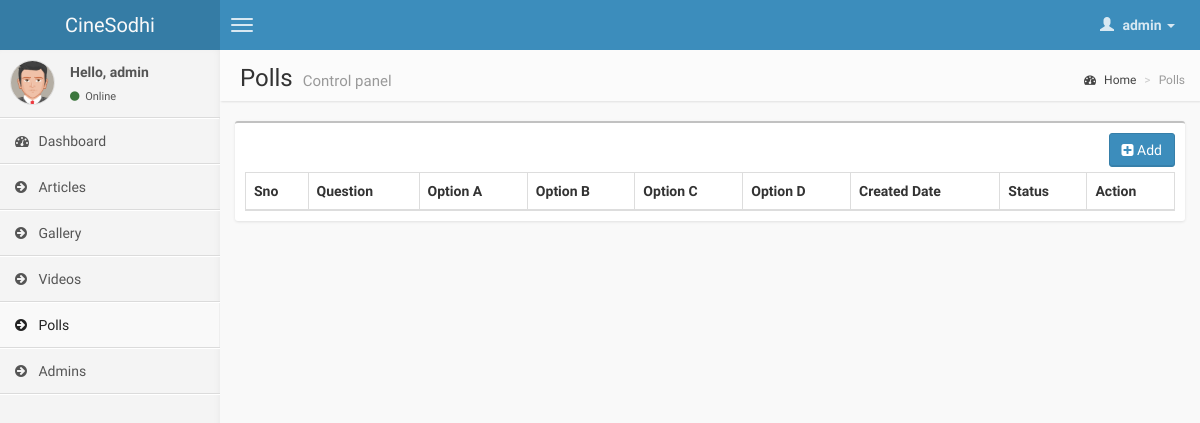
The app's page /admin/index.php?op=polls (signed in), older data.
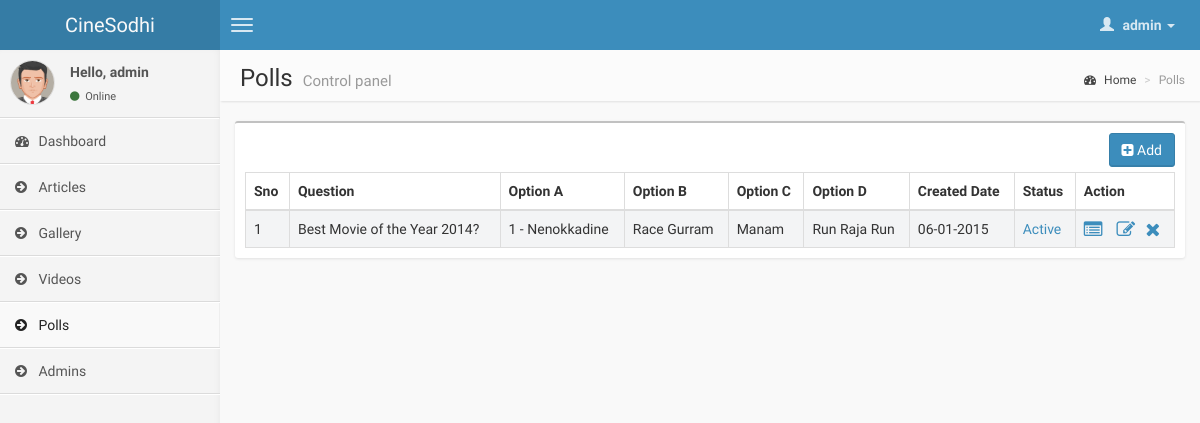
The same page, newer data.
### tables this page shows
CREATE TABLE IF NOT EXISTS `polls` (
  `id` int(11) NOT NULL AUTO_INCREMENT,
  `question` varchar(250) NOT NULL,
  `option1` varchar(150) NOT NULL,
  `option2` varchar(150) NOT NULL,
  `option3` varchar(150) NOT NULL,
  `option4` varchar(150) NOT NULL,
  `createddate` date NOT NULL,
  `status` tinyint(1) NOT NULL,
  PRIMARY KEY (`id`)
);

### admin/index.php (called while the page is built)
<?php
	include_once("../lib/config.php");
	include_once("includes/header.php");
	include_once("includes/body.php");
	include_once("includes/footer.php");
?>

### lib/config.php (called while the page is built, shortened)
<?php
include_once('Database.class.php');
$Database = new Database('localhost','root','','cinesodhi');
?>

### lib/Database.class.php (called while the page is built, shortened)
<?php
class Database {
var $query_id = 0;
function fetch_array($query_id=-1) {
	if ($query_id!=-1) {
		$this->query_id=$query_id;
	}
	if (isset($this->query_id)) {
		$record = @mysql_fetch_assoc($this->query_id);
	}else{
		$this->oops("Invalid query_id: <b>$this->query_id</b>. Records could not be fetched.");
	}
	return $record;
}
function fetch_values($Ed_sql)
{
	$Ed_res = mysql_query($Ed_sql);
	$out = array();
	while ($row = $this->fetch_array($Ed_res,$Ed_sql)){
		$out[] = $row;
	}
	return $out;
}
}
?>

### admin/includes/polls.php (the view, shortened to what this page needs)
<?php
if((isset($_GET['Action']))&&(($_GET['Action']=='Add')||($_GET['Action']=='Edit')))
{
  if(($_GET['Action']=='Edit')&&($_GET['pid']>0))
  {
	 $polls = $Database->fetch_values("select * from polls where id = '".$_GET['pid']."'");
	 $pollsData = array_shift($polls);
	 $heading = 'Edit Poll Details';
	 $buttonText = 'Save';
	 $question = $pollsData['question'];
	 $option1 = $pollsData['option1'];
	 $option2 = $pollsData['option2'];
	 $option3 = $pollsData['option3'];
	 $option4 = $pollsData['option4'];
  }
  else
  {
	$heading = 'Add Poll';
	$buttonText = 'Add';
	$question = '';
	$option1 = '';
	$option2 = '';
	$option3 = '';
	$option4 = '';
  }
?>
<div class="col-md-3">&nbsp;</div>
  <div class="col-md-6">
	<div class="box box-primary">
	<div class="box-header">
		<h3 class="box-title"><?php echo $heading;?></h3>
	</div>
	<?php
	  if(isset($_GET['error']))
	  {
	  ?>
	  <div class="alert alert-danger alert-dismissable">
		<i class="fa fa-ban"></i>
		<button aria-hidden="true" data-dismiss="alert" class="close" type="button">×</button>
		<b>Alert!</b>
		<?php
		if($_GET['error'] == "empty")
		{?>
			Fields Should not be Empty
		<?php
		}
		else if($_GET['error'] == "yes")
		{?>
			Error Occured While Saving, Please try again
		<?php
		}?>
	 </div>
	 <?php
	 }?>
	<form id="pollForm" action="index.php?op=polls" method="post"  role="form">
		<div class="box-body">
			<div class="form-group">
				<label for="exampleInputQuestion">Question</label>
				<input type="text" name="question" class="form-control" placeholder="Enter Question" value="<?php echo $question;?>" data-bv-notempty data-bv-notempty-message="Question is required">
			</div>
			<div class="form-group">
				<label for="exampleInputOption1">Option A</label>
				<input type="text" name="option1" class="form-control" placeholder="Enter Option A" value="<?php echo $option1;?>" data-bv-notempty data-bv-notempty-message="Option A is required">
			</div>
			<div class="form-group">
				<label for="exampleInputOption2">Option B</label>
				<input type="text" name="option2" class="form-control" placeholder="Enter Option B" value="<?php echo $option2;?>" data-bv-notempty data-bv-notempty-message="Option B is required">
			</div>
			<div class="form-group">
				<label for="exampleInputOption3">Option C</label>
				<input type="text" name="option3" class="form-control" placeholder="Enter Option C" value="<?php echo $option3;?>" data-bv-notempty data-bv-notempty-message="Option C is required">
			</div>
			<div class="form-group">
				<label for="exampleInputOption4">Option D</label>
				<input type="text" name="option4" class="form-control" placeholder="Enter Option D" value="<?php echo $option4;?>" data-bv-notempty data-bv-notempty-message="Option D is required">
			</div>
		</div>
		<div class="box-footer">
		    <?php
			if(($_GET['Action']=='Edit')&&($_GET['pid']>0))
			{?>
				<input type="hidden" readonly="true" name="Poll_id" value="<?php echo $_GET['pid'];?>" />
			<?php
			}?>
			<input type="submit" name="Submit" value="<?php echo $buttonText;?>" class="btn bg-olive btn-block">
		</div>
	</form>
	</div>
 </div>
 <div class="col-md-3">&nbsp;</div>
<?php }
else
{ ?>
	<div class="box">
	 <div class="box-body table-responsive">
	    <div class="col-md-12 padding-right-none margin-bottom-5">
		 <button id="addButton" class="btn btn-primary pull-right" title="Add Poll" data-placement="bottom" data-toggle="tooltip">
		 <i class="fa fa-plus-square"></i>&nbsp;Add</button>
		</div>
		<table id="pollsData" class="table table-bordered table-striped">
			<thead>
				<tr>
				  <th>Sno</th>
				  <th>Question</th>
				  <th>Option A</th>
				  <th>Option B</th>
				  <th>Option C</th>
				  <th>Option D</th>
				  <th>Created Date</th>
				  <th>Status</th>
				  <th>Action</th>
				</tr>
			</thead>
			<tbody>
			<?php
			 $polls =$Database->fetch_values("select * from polls ORDER BY id asc");
			 if(count($polls) > 0)
			 {
			    $i=1;
			    foreach($polls as $poll)
				{
					if($poll['status']==1)
					{
					  $status = 'Active';
					  $sval = 0;
					}
					else
					{
						$status = 'Inactive';
						$sval = 1;
					}
			 ?>
					<tr>
					  <td><?php echo $i;?></td>
					  <td><?php echo $poll['question'];?></td>
					  <td><?php echo $poll['option1'];?></td>
					  <td><?php echo $poll['option2'];?></td>
					  <td><?php echo $poll['option3'];?></td>
					  <td><?php echo $poll['option4'];?></td>
					  <td><?php echo date("d-m-Y",strtotime($poll['createddate']));?></td>
					  <td>
					    <a title="Change Status" data-placement="bottom" data-toggle="tooltip" href='index.php?op=polls&pid=<?=$poll['id']?>&status=<?php echo $sval;?>'>
					     <?php echo $status;?>
					     </a>
					  </td>
					  <td>
					  <a title="View Poll Results" data-placement="bottom" data-toggle="tooltip" href='index.php?op=poll_votes&pid=<?=$poll['id']?>'>
					    <i class="fa fa-list-alt fa-lg"></i>
					  </a>
					  <a title="Edit Poll" data-placement="bottom" data-toggle="tooltip" href='index.php?op=polls&Action=Edit&pid=<?=$poll['id']?>'>
					    <i class="fa fa-pencil-square-o fa-lg"></i>
					  </a>
					  <a title="Remove Poll" data-placement="bottom" data-toggle="tooltip" href='index.php?op=polls&Action=Delete&pid=<?=$poll['id']?>' onclick="return confirm('Are you sure')">
					    <i class="fa fa-times fa-lg"></i></a>
					   </td>
					</tr>
			 <?php
			    $i++;}
			 }
			 ?>
			</tbody>
        </table>
	 </div>
	</div>
<?php } ?>

### admin/includes/header.php (shortened to what this page needs)
<?php
include_once("../lib/config.php");
?>
<!DOCTYPE html>
<html>
    <head>
        <link href="template/css/bootstrap.min.css" rel="stylesheet" type="text/css" />
        <link href="template/css/font-awesome.min.css" rel="stylesheet" type="text/css" />
        <link href="template/css/ionicons.min.css" rel="stylesheet" type="text/css" />
        <link href="template/css/datepicker/datepicker3.css" rel="stylesheet" type="text/css" />
        <link href="template/css/daterangepicker/daterangepicker-bs3.css" rel="stylesheet" type="text/css" />
        <link href="template/css/bootstrap-wysihtml5/bootstrap3-wysihtml5.min.css" rel="stylesheet" type="text/css" />
        <link href="template/css/datatables/dataTables.bootstrap.css" rel="stylesheet" type="text/css" />
		<link href="template/js/plugins/bootstrapvalidator/css/bootstrapValidator.min.css" rel="stylesheet" type="text/css" />
        <link href="template/css/AdminLTE.css" rel="stylesheet" type="text/css" />
    </head>
    <body class="skin-blue">
        <header class="header">
            <a href="index.php?op=main" class="logo">
                CineSodhi
            </a>
            <nav class="navbar navbar-static-top" role="navigation">
                <a href="#" class="navbar-btn sidebar-toggle" data-toggle="offcanvas" role="button">
                    <span class="icon-bar"></span>
                    <span class="icon-bar"></span>
                    <span class="icon-bar"></span>
                </a>
                <div class="navbar-right">
                    <ul class="nav navbar-nav">
                        <li class="dropdown user user-menu">
                            <a href="#" class="dropdown-toggle" data-toggle="dropdown">
                                <i class="glyphicon glyphicon-user"></i>
                                <span><?php echo $_SESSION['name'];?> <i class="caret"></i></span>
                            </a>
                        </li>
                    </ul>
                </div>
            </nav>
        </header>

### admin/includes/body.php (shortened to what this page needs)
<div class="wrapper row-offcanvas row-offcanvas-left">
	<?php
	include_once("leftmenu.php");
	?>
            <aside class="right-side">
				<?php
				$b2Title = '';
				$op = '';
				if(isset($_GET['op']) && $_GET['op']!="")
				{
				  switch($_GET['op'])
				  {
					case 'polls':
					$pageHeading = 'Polls';
					$b1Title = 'Polls';
					break;
				  }
					$body = $_GET['op'];
					$filename="includes/".$body.".php";
					if(file_exists($filename))
					{
					 $includeFile = $filename;
					}
					else
					{
					 $pageHeading = '404';
					 $b1Title = '404';
					 $includeFile = "includes/404error.php";
					}
				}
				?>
                <section class="content-header">
                    <h1>
                        <?php echo $pageHeading;?>
                        <small>Control panel</small>
                    </h1>
                    <ol class="breadcrumb">
                      <li>
						<a href="index.php?op=main"><i class="fa fa-dashboard"></i> Home</a>
					  </li>
					  <?php
					  if(isset($_GET['Action']) || $b2Title!="")
					  {?>
                       <li><a href="index.php?op=<?php echo $op;?>"><?php echo $b1Title;?></a></li>
					   <li class="active"><?php echo $b2Title;?></li>
					  <?php
					  }
					  else
					  {?>
					   <li class="active"><?php echo $b1Title;?></li>
					  <?php
					  }?>
                    </ol>
                </section>
                <section class="content">
				<?php
				include_once($includeFile);
				?>
				</section>
			</aside>
</div>

### admin/includes/leftmenu.php
      <aside class="left-side sidebar-offcanvas">
          <section class="sidebar">
              <div class="user-panel">
                  <div class="pull-left image">
                      <img src="template/img/avatar5.png" class="img-circle" alt="User Image" />
                  </div>
                  <div class="pull-left info">
                      <p>Hello, <?php echo $_SESSION['name'];?></p>
                      <a href="#"><i class="fa fa-circle text-success"></i> Online</a>
                  </div>
              </div>
              <ul class="sidebar-menu">
                  <li <?php if($_GET['op'] == 'main') { ?>class="active" <?php } ?> >
                      <a href="index.php?op=main">
                          <i class="fa fa-dashboard"></i> <span>Dashboard</span>
                      </a>
                  </li>
<li <?php if($_GET['op'] == 'articles') { ?>class="active" <?php } ?>>
                      <a href="index.php?op=articles">
                          <i class="fa fa-arrow-circle-right"></i> <span>Articles</span>
                      </a>
                  </li>
<li <?php if($_GET['op'] == 'gallery') { ?>class="active" <?php } ?>>
                      <a href="index.php?op=gallery">
                          <i class="fa fa-arrow-circle-right"></i> <span>Gallery</span>
                      </a>
                  </li>
<li <?php if($_GET['op'] == 'videos') { ?>class="active" <?php } ?>>
                      <a href="index.php?op=videos">
                          <i class="fa fa-arrow-circle-right"></i> <span>Videos</span>
                      </a>
                  </li>
<li <?php if($_GET['op'] == 'polls') { ?>class="active" <?php } ?>>
                      <a href="index.php?op=polls">
                          <i class="fa fa-arrow-circle-right"></i> <span>Polls</span>
                      </a>
                  </li>
                  <li <?php if($_GET['op'] == 'admin') { ?>class="active" <?php } ?>>
                      <a href="index.php?op=admin">
                          <i class="fa fa-arrow-circle-right"></i> <span>Admins</span>
                      </a>
                  </li>
              </ul>
          </section>
      </aside>

### admin/includes/footer.php
 </body>
</html>

Row changes from the older to the newer data that the page shows:
added polls: question "Best Movie of the Year 2014?", option1 "1 - Nenokkadine", option2 "Race Gurram", option3 "Manam", option4 "Run Raja Run", createddate "06-01-2015", status "Active"
